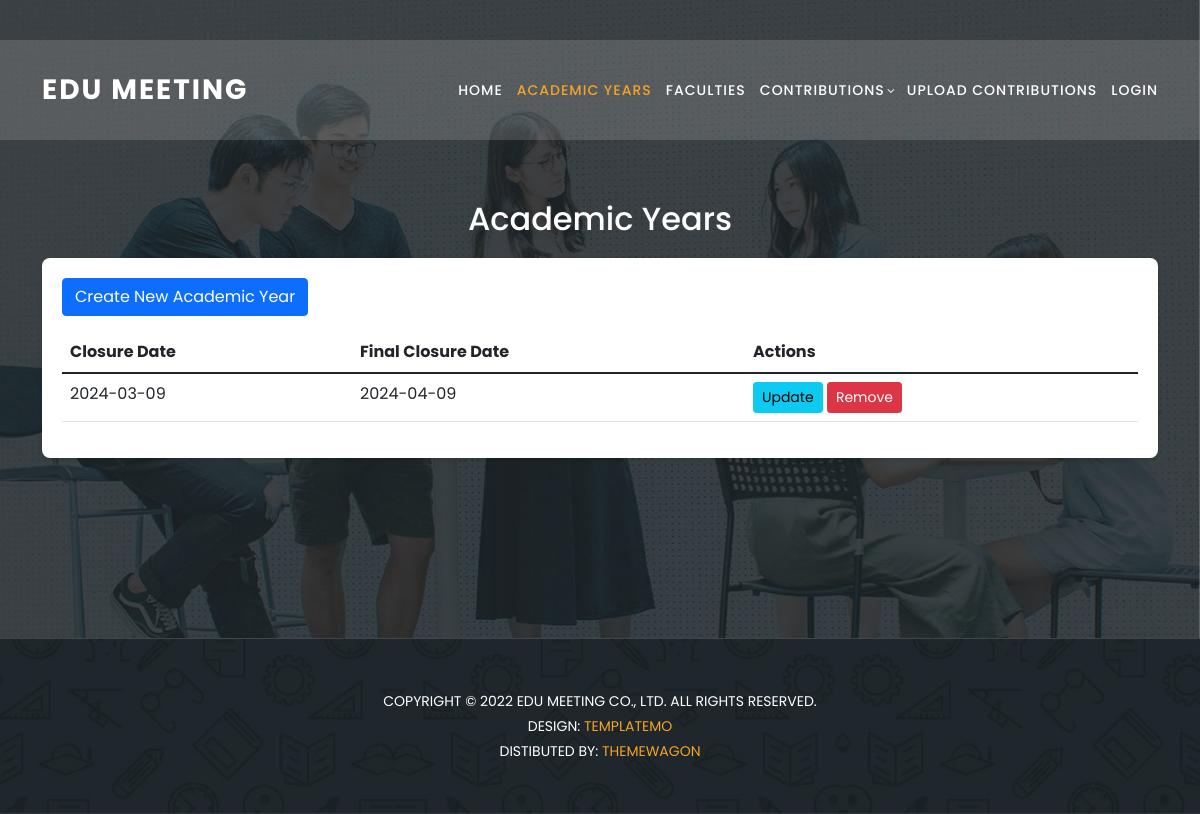
The app's page /academic-years/, older data.
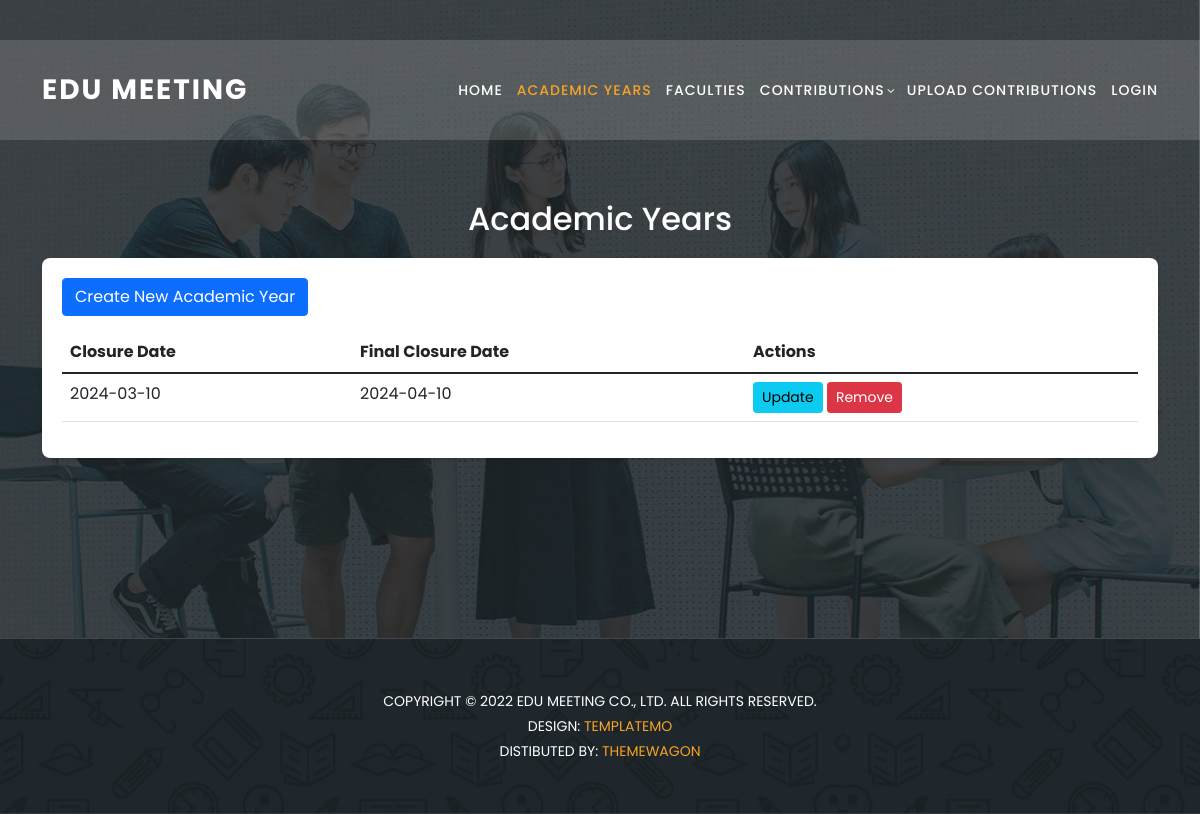
The same page, newer data.
### home/models.py (models this page shows, shortened)
class AcademicYear(models.Model):
    closure = models.DateTimeField()
    finalClosure = models.DateTimeField()

### home/views.py (the view)
# urls.py: path('academic-years/', views.list_academic_years, name='list_academic_years'),
def list_academic_years(request):
    academic_years = AcademicYear.objects.all()
    return render(request, 'list_academic_years.html', {'academic_years': academic_years})

### templates/list_academic_years.html (shortened to what this page needs)
{%load static%}
<!DOCTYPE html>
<html lang="en">
  <head>
    <link
      href="{% static 'vendor/bootstrap/css/bootstrap.min.css' %}"
      rel="stylesheet"
    />
    <link rel="stylesheet" href="{% static 'css/fontawesome.css' %}" />
    <link
      rel="stylesheet"
      href="{% static 'css/templatemo-edu-meeting.css' %}"
    />
    <link rel="stylesheet" href="{% static 'css/owl.css' %}" />
    <link rel="stylesheet" href="{% static 'css/lightbox.css' %}" />
  </head>
  <body>
    <header class="header-area header-sticky">
      <div class="container">
        <div class="row">
          <div class="col-12">
            <nav class="main-nav">
              <a href="{% url "home" %}" class="logo">
                Edu Meeting
              </a>
              <ul class="nav">
                <li>
                  <a href="{% url "home" %}">Home</a>
                </li>
                <li>
                  <a href="{% url "list_academic_years" %}" class="active">Academic Years</a>
                </li>
                <li>
                  <a href="{% url "list_faculties" %}">Faculties</a>
                </li>
                <li class="has-sub">
                  <a href="javascript:void(0)">Contributions</a>
                </li>
                <li>
                  <a href="{% url 'file_upload'%}">Upload Contributions</a>
                </li>
                {% if user.is_authenticated %}
                <li >
                  <a href="{%url 'profile' %}">hello {{request.user.username}}</a>
                </li>
                <li>
                  <a href="{% url 'logout'%}">Logout</a>
                </li>
                {% else %}
                <li>
                  <a href="{% url 'login' %}">Login</a>
                </li>
                {% endif %}
              </ul>
            </nav>
          </div>
        </div>
      </div>
    </header>
    <section class="apply-now" id="apply">
      <div class="container">
        <h2>Academic Years</h2>
        <form method="post" enctype="">
          <a href="{% url 'create_academic_year' %}" class="btn btn-primary">Create New Academic Year</a>
          <table class="table mt-3">
            <thead class="thead-dark">
              <tr>
                <th scope="col">Closure Date</th>
                <th scope="col">Final Closure Date</th>
                <th scope="col">Actions</th>
              </tr>
            </thead>
            <tbody>
              {% for year in academic_years %}
              <tr>
                <td>{{ year.closure|date:"Y-m-d" }}</td>
                <td>{{ year.finalClosure|date:"Y-m-d" }}</td>
                <td>
                  <a
                    href="{% url 'update_academic_year' year.id %}"
                    class="btn btn-info btn-sm"
                    >Update</a>
                  <form
                    action="{% url 'remove_academic_year' year.id %}"
                    method="post"
                    style="display: inline"
                  >
                    <button type="submit" class="btn btn-danger btn-sm">
                      Remove
                    </button>
                  </form>
                </td>
              </tr>
              {% endfor %}
            </tbody>
          </table>
        </form>
      </div>
    </section>
    <section class="contact-us" id="contact">
      <div class="footer">
        <p>
          Copyright © 2022 Edu Meeting Co., Ltd. All Rights Reserved.
          <br />
          Design:
          <a
            href="https://templatemo.com"
            target="_parent"
            title="free css templates"
            >TemplateMo</a>
          <br />
          Distibuted By:
          <a
            href="https://themewagon.com"
            target="_blank"
            title="Build Better UI, Faster"
            >ThemeWagon</a>
        </p>
      </div>
    </section>
  </body>
</html>

### static/css/templatemo-edu-meeting.css (style rules this page uses)
html, body, div, span, applet, object, iframe, h1, h2, h3, h4, h5, h6, p, blockquote, div pre, a, abbr, acronym, address, big, cite, code, del, dfn, em, font, img, ins, kbd, q, s, samp, small, strike, strong, sub, sup, tt, var, b, u, i, center, dl, dt, dd, ol, ul, li, figure, header, nav, section, article, aside, footer, figcaption { margin: 0; padding: 0; border: 0; outline: 0; }
ul, li { padding: 0; margin: 0; list-style: none; }
header, nav, section, article, aside, footer, hgroup { display: block; }
* { box-sizing: border-box; }
html, body { font-family: 'Poppins', sans-serif; font-weight: 400; background-color: #fff; font-size: 16px; -ms-text-size-adjust: 100%; -webkit-font-smoothing: antialiased; -moz-osx-font-smoothing: grayscale; }
a { text-decoration: none !important; color: #3CF; }
h1, h2, h3, h4, h5, h6 { margin-top: 0px; margin-bottom: 0px; }
ul { margin-bottom: 0px; }
p { font-size: 14px; line-height: 25px; color: #2a2a2a; }
html, body { background: #fff; font-family: 'Poppins', sans-serif; }
.header-area { background-color: rgba(250,250,250,0.15); position: absolute; top: 40px; left: 0; right: 0; z-index: 100; -webkit-transition: all .5s ease 0s; -moz-transition: all .5s ease 0s; -o-transition: all .5s ease 0s; transition: all .5s ease 0s; }
.header-area .main-nav { min-height: 80px; background: transparent; }
.header-area .main-nav .logo { line-height: 100px; color: #fff; font-size: 28px; font-weight: 700; text-transform: uppercase; letter-spacing: 2px; float: left; -webkit-transition: all 0.3s ease 0s; -moz-transition: all 0.3s ease 0s; -o-transition: all 0.3s ease 0s; transition: all 0.3s ease 0s; }
.header-area .main-nav .nav { float: right; margin-top: 30px; margin-right: 0px; background-color: transparent; -webkit-transition: all 0.3s ease 0s; -moz-transition: all 0.3s ease 0s; -o-transition: all 0.3s ease 0s; transition: all 0.3s ease 0s; position: relative; z-index: 999; }
.header-area .main-nav .nav li { padding-left: 15px; padding-right: 15px; }
.header-area .main-nav .nav li:last-child { padding-right: 0px; }
.header-area .main-nav .nav li a { display: block; font-weight: 500; font-size: 14px; text-transform: uppercase; color: #fff; -webkit-transition: all 0.3s ease 0s; -moz-transition: all 0.3s ease 0s; -o-transition: all 0.3s ease 0s; transition: all 0.3s ease 0s; height: 40px; line-height: 40px; border: transparent; letter-spacing: 1px; }
.header-area .main-nav .nav li:hover a, .header-area .main-nav .nav li a.active { color: #f5a425!important; }
.header-area .main-nav .nav li.has-sub { position: relative; padding-right: 15px; }
.header-area .main-nav .nav li.has-sub:after { font-family: FontAwesome; content: "\f107"; font-size: 12px; color: #fff; position: absolute; right: 5px; top: 12px; }
.header-area.header-sticky { min-height: 80px; }
.header-area .nav { margin-top: 30px; }
.header-area.header-sticky .nav li a.active { color: #f5a425; }
@media (max-width: 1200px) { .header-area .main-nav .nav li { padding-left: 7px; padding-right: 7px; } }
@media (max-width: 1200px) { .header-area .main-nav:before { display: none; } }
@media (min-width: 767px) { .header-area .main-nav .nav { display: flex !important; } }
section.apply-now { background-image: url(../images/apply-bg.jpg); background-position: center center; background-attachment: fixed; background-repeat: no-repeat; background-size: cover; padding: 180px 0px; }
section.contact-us { background-image: url(../images/meetings-bg.jpg); background-position: center center; background-attachment: fixed; background-repeat: no-repeat; background-size: cover; }
.footer { text-align: center; border-top: 1px solid rgba(250,250,250,0.15); padding: 50px 0px; }
.footer p { text-transform: uppercase; font-size: 14px; color: #fff; }
.footer p a { color: #f5a425; }

### templates/list_academic_years.html (style rules this page uses)
body { background-color: #f4f4f4; margin: 0; padding: 0; height: 100vh; }
form { background: #fff; padding: 20px; border-radius: 8px; box-shadow: 0 2px 4px rgba(0, 0, 0, 0.1); max-width: 2000px; margin: auto; }
h2 { text-align: center; color: #fff; margin: 20px 0; }

Row changes from the older to the newer data that the page shows:
removed AcademicYear: closure "2024-03-09", finalClosure "2024-04-09"
added AcademicYear: closure "2024-03-10", finalClosure "2024-04-10"
